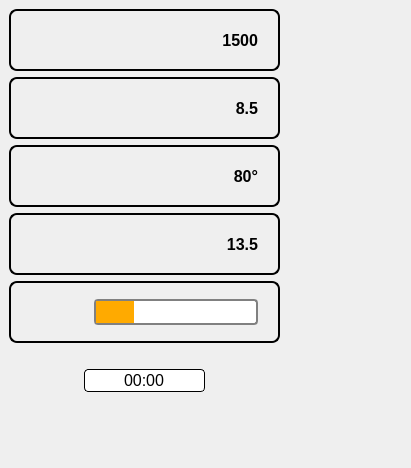
<?xml version="1.0" encoding="UTF-8"?>
<ui version="4.0">
 <class>WidgetStato</class>
 <widget class="QWidget" name="WidgetStato">
  <property name="geometry">
   <rect>
    <x>0</x>
    <y>0</y>
    <width>411</width>
    <height>468</height>
   </rect>
  </property>
  <property name="windowTitle">
   <string>Form</string>
  </property>
  <layout class="QGridLayout" name="gridLayout" rowstretch="0" columnstretch="0">
   <property name="sizeConstraint">
    <enum>QLayout::SetDefaultConstraint</enum>
   </property>
   <property name="leftMargin">
    <number>0</number>
   </property>
   <property name="topMargin">
    <number>0</number>
   </property>
   <property name="rightMargin">
    <number>0</number>
   </property>
   <property name="bottomMargin">
    <number>0</number>
   </property>
   <property name="spacing">
    <number>0</number>
   </property>
   <item row="0" column="0">
    <widget class="QStackedWidget" name="stackedWidget_Stato">
     <widget class="QWidget" name="page_Motore">
      <layout class="QGridLayout" name="gridLayout_2" rowstretch="15,15,15,15,15,15,10" columnstretch="70,30">
       <item row="4" column="0">
        <widget class="QFrame" name="frame_Gasolio">
         <property name="sizePolicy">
          <sizepolicy hsizetype="Expanding" vsizetype="Expanding">
           <horstretch>0</horstretch>
           <verstretch>0</verstretch>
          </sizepolicy>
         </property>
         <property name="styleSheet">
          <string notr="true">.QFrame{
border-width: 2px;
border-style: solid; 
border-radius: 8px; 
border-color: rgb(0, 0, 0);
}</string>
         </property>
         <property name="frameShape">
          <enum>QFrame::StyledPanel</enum>
         </property>
         <property name="frameShadow">
          <enum>QFrame::Raised</enum>
         </property>
         <layout class="QHBoxLayout" name="horizontalLayout_5" stretch="30,70">
          <property name="spacing">
           <number>2</number>
          </property>
          <property name="leftMargin">
           <number>10</number>
          </property>
          <property name="topMargin">
           <number>0</number>
          </property>
          <property name="rightMargin">
           <number>20</number>
          </property>
          <property name="bottomMargin">
           <number>0</number>
          </property>
          <item>
           <widget class="QPushButton" name="pushButton_Gasolio">
            <property name="sizePolicy">
             <sizepolicy hsizetype="Expanding" vsizetype="Expanding">
              <horstretch>0</horstretch>
              <verstretch>0</verstretch>
             </sizepolicy>
            </property>
            <property name="focusPolicy">
             <enum>Qt::NoFocus</enum>
            </property>
            <property name="styleSheet">
             <string notr="true">QPushButton{
border-width: 0px;
border-style: solid; 
border-color: rgb(0, 0, 0);
}
</string>
            </property>
            <property name="text">
             <string/>
            </property>
            <property name="icon">
             <iconset resource="resources.qrc">
              <normaloff>:/Resources/fuel.png</normaloff>:/Resources/fuel.png</iconset>
            </property>
            <property name="iconSize">
             <size>
              <width>32</width>
              <height>32</height>
             </size>
            </property>
           </widget>
          </item>
          <item>
           <widget class="QProgressBar" name="progressBar_Gasolio">
            <property name="styleSheet">
             <string notr="true">  QProgressBar {
      border: 2px solid grey;
      border-radius: 4px;
  }

  QProgressBar::chunk {
      background-color:  rgb(255, 170, 0);
  }</string>
            </property>
            <property name="value">
             <number>24</number>
            </property>
            <property name="alignment">
             <set>Qt::AlignCenter</set>
            </property>
            <property name="textVisible">
             <bool>false</bool>
            </property>
           </widget>
          </item>
         </layout>
        </widget>
       </item>
       <item row="3" column="0">
        <widget class="QFrame" name="frame_Batt">
         <property name="sizePolicy">
          <sizepolicy hsizetype="Expanding" vsizetype="Expanding">
           <horstretch>0</horstretch>
           <verstretch>0</verstretch>
          </sizepolicy>
         </property>
         <property name="styleSheet">
          <string notr="true">.QFrame{
border-width: 2px;
border-style: solid; 
border-radius: 8px; 
border-color: rgb(0, 0, 0);
}</string>
         </property>
         <property name="frameShape">
          <enum>QFrame::StyledPanel</enum>
         </property>
         <property name="frameShadow">
          <enum>QFrame::Raised</enum>
         </property>
         <layout class="QHBoxLayout" name="horizontalLayout_4" stretch="30,70">
          <property name="spacing">
           <number>2</number>
          </property>
          <property name="leftMargin">
           <number>10</number>
          </property>
          <property name="topMargin">
           <number>0</number>
          </property>
          <property name="rightMargin">
           <number>20</number>
          </property>
          <property name="bottomMargin">
           <number>0</number>
          </property>
          <item>
           <widget class="QPushButton" name="pushButton_Batt">
            <property name="sizePolicy">
             <sizepolicy hsizetype="Expanding" vsizetype="Expanding">
              <horstretch>0</horstretch>
              <verstretch>0</verstretch>
             </sizepolicy>
            </property>
            <property name="focusPolicy">
             <enum>Qt::NoFocus</enum>
            </property>
            <property name="styleSheet">
             <string notr="true">QPushButton{
border-width: 0px;
border-style: solid; 
border-color: rgb(0, 0, 0);
}
</string>
            </property>
            <property name="text">
             <string/>
            </property>
            <property name="icon">
             <iconset resource="resources.qrc">
              <normaloff>:/Resources/battery.png</normaloff>:/Resources/battery.png</iconset>
            </property>
            <property name="iconSize">
             <size>
              <width>32</width>
              <height>32</height>
             </size>
            </property>
           </widget>
          </item>
          <item>
           <widget class="QLabel" name="label_Batt">
            <property name="sizePolicy">
             <sizepolicy hsizetype="Expanding" vsizetype="Expanding">
              <horstretch>0</horstretch>
              <verstretch>0</verstretch>
             </sizepolicy>
            </property>
            <property name="font">
             <font>
              <pointsize>12</pointsize>
              <weight>75</weight>
              <bold>true</bold>
             </font>
            </property>
            <property name="text">
             <string>13.5</string>
            </property>
            <property name="alignment">
             <set>Qt::AlignRight|Qt::AlignTrailing|Qt::AlignVCenter</set>
            </property>
           </widget>
          </item>
         </layout>
        </widget>
       </item>
       <item row="2" column="0">
        <widget class="QFrame" name="frame_Temp">
         <property name="sizePolicy">
          <sizepolicy hsizetype="Expanding" vsizetype="Expanding">
           <horstretch>0</horstretch>
           <verstretch>0</verstretch>
          </sizepolicy>
         </property>
         <property name="styleSheet">
          <string notr="true">.QFrame{
border-width: 2px;
border-style: solid; 
border-radius: 8px; 
border-color: rgb(0, 0, 0);
}</string>
         </property>
         <property name="frameShape">
          <enum>QFrame::StyledPanel</enum>
         </property>
         <property name="frameShadow">
          <enum>QFrame::Raised</enum>
         </property>
         <layout class="QHBoxLayout" name="horizontalLayout_3" stretch="30,70">
          <property name="spacing">
           <number>2</number>
          </property>
          <property name="leftMargin">
           <number>10</number>
          </property>
          <property name="topMargin">
           <number>0</number>
          </property>
          <property name="rightMargin">
           <number>20</number>
          </property>
          <property name="bottomMargin">
           <number>0</number>
          </property>
          <item>
           <widget class="QPushButton" name="pushButton_Temp">
            <property name="sizePolicy">
             <sizepolicy hsizetype="Expanding" vsizetype="Expanding">
              <horstretch>0</horstretch>
              <verstretch>0</verstretch>
             </sizepolicy>
            </property>
            <property name="focusPolicy">
             <enum>Qt::NoFocus</enum>
            </property>
            <property name="styleSheet">
             <string notr="true">QPushButton{
border-width: 0px;
border-style: solid; 
border-color: rgb(0, 0, 0);
}
</string>
            </property>
            <property name="text">
             <string/>
            </property>
            <property name="icon">
             <iconset resource="resources.qrc">
              <normaloff>:/Resources/water.png</normaloff>:/Resources/water.png</iconset>
            </property>
            <property name="iconSize">
             <size>
              <width>32</width>
              <height>32</height>
             </size>
            </property>
           </widget>
          </item>
          <item>
           <widget class="QLabel" name="label_Temp">
            <property name="sizePolicy">
             <sizepolicy hsizetype="Expanding" vsizetype="Expanding">
              <horstretch>0</horstretch>
              <verstretch>0</verstretch>
             </sizepolicy>
            </property>
            <property name="font">
             <font>
              <pointsize>12</pointsize>
              <weight>75</weight>
              <bold>true</bold>
             </font>
            </property>
            <property name="text">
             <string>80°</string>
            </property>
            <property name="alignment">
             <set>Qt::AlignRight|Qt::AlignTrailing|Qt::AlignVCenter</set>
            </property>
           </widget>
          </item>
         </layout>
        </widget>
       </item>
       <item row="0" column="0">
        <widget class="QFrame" name="frame_RPM">
         <property name="sizePolicy">
          <sizepolicy hsizetype="Expanding" vsizetype="Expanding">
           <horstretch>0</horstretch>
           <verstretch>0</verstretch>
          </sizepolicy>
         </property>
         <property name="styleSheet">
          <string notr="true">.QFrame{
border-width: 2px;
border-style: solid; 
border-radius: 8px; 
border-color: rgb(0, 0, 0);
}</string>
         </property>
         <property name="frameShape">
          <enum>QFrame::StyledPanel</enum>
         </property>
         <property name="frameShadow">
          <enum>QFrame::Raised</enum>
         </property>
         <layout class="QHBoxLayout" name="horizontalLayout" stretch="30,70">
          <property name="spacing">
           <number>2</number>
          </property>
          <property name="leftMargin">
           <number>10</number>
          </property>
          <property name="topMargin">
           <number>0</number>
          </property>
          <property name="rightMargin">
           <number>20</number>
          </property>
          <property name="bottomMargin">
           <number>0</number>
          </property>
          <item>
           <widget class="QPushButton" name="pushButton_RPM">
            <property name="sizePolicy">
             <sizepolicy hsizetype="Expanding" vsizetype="Expanding">
              <horstretch>0</horstretch>
              <verstretch>0</verstretch>
             </sizepolicy>
            </property>
            <property name="focusPolicy">
             <enum>Qt::NoFocus</enum>
            </property>
            <property name="styleSheet">
             <string notr="true">QPushButton{
border-width: 0px;
border-style: solid; 
border-color: rgb(0, 0, 0);
}
</string>
            </property>
            <property name="text">
             <string/>
            </property>
            <property name="icon">
             <iconset resource="resources.qrc">
              <normaloff>:/Resources/RPM.png</normaloff>:/Resources/RPM.png</iconset>
            </property>
            <property name="iconSize">
             <size>
              <width>32</width>
              <height>32</height>
             </size>
            </property>
           </widget>
          </item>
          <item>
           <widget class="QLabel" name="label_RPM">
            <property name="sizePolicy">
             <sizepolicy hsizetype="Expanding" vsizetype="Expanding">
              <horstretch>0</horstretch>
              <verstretch>0</verstretch>
             </sizepolicy>
            </property>
            <property name="font">
             <font>
              <pointsize>12</pointsize>
              <weight>75</weight>
              <bold>true</bold>
             </font>
            </property>
            <property name="text">
             <string>1500</string>
            </property>
            <property name="alignment">
             <set>Qt::AlignRight|Qt::AlignTrailing|Qt::AlignVCenter</set>
            </property>
           </widget>
          </item>
         </layout>
        </widget>
       </item>
       <item row="1" column="0">
        <widget class="QFrame" name="frame_Press">
         <property name="sizePolicy">
          <sizepolicy hsizetype="Expanding" vsizetype="Expanding">
           <horstretch>0</horstretch>
           <verstretch>0</verstretch>
          </sizepolicy>
         </property>
         <property name="styleSheet">
          <string notr="true">.QFrame{
border-width: 2px;
border-style: solid; 
border-radius: 8px; 
border-color: rgb(0, 0, 0);
}</string>
         </property>
         <property name="frameShape">
          <enum>QFrame::StyledPanel</enum>
         </property>
         <property name="frameShadow">
          <enum>QFrame::Raised</enum>
         </property>
         <layout class="QHBoxLayout" name="horizontalLayout_2" stretch="30,70">
          <property name="spacing">
           <number>2</number>
          </property>
          <property name="leftMargin">
           <number>10</number>
          </property>
          <property name="topMargin">
           <number>0</number>
          </property>
          <property name="rightMargin">
           <number>20</number>
          </property>
          <property name="bottomMargin">
           <number>0</number>
          </property>
          <item>
           <widget class="QPushButton" name="pushButton_Press">
            <property name="sizePolicy">
             <sizepolicy hsizetype="Expanding" vsizetype="Expanding">
              <horstretch>0</horstretch>
              <verstretch>0</verstretch>
             </sizepolicy>
            </property>
            <property name="focusPolicy">
             <enum>Qt::NoFocus</enum>
            </property>
            <property name="styleSheet">
             <string notr="true">QPushButton{
border-width: 0px;
border-style: solid; 
border-color: rgb(0, 0, 0);
}
</string>
            </property>
            <property name="text">
             <string/>
            </property>
            <property name="icon">
             <iconset resource="resources.qrc">
              <normaloff>:/Resources/BAR.png</normaloff>:/Resources/BAR.png</iconset>
            </property>
            <property name="iconSize">
             <size>
              <width>32</width>
              <height>32</height>
             </size>
            </property>
           </widget>
          </item>
          <item>
           <widget class="QLabel" name="label_Press">
            <property name="sizePolicy">
             <sizepolicy hsizetype="Expanding" vsizetype="Expanding">
              <horstretch>0</horstretch>
              <verstretch>0</verstretch>
             </sizepolicy>
            </property>
            <property name="font">
             <font>
              <pointsize>12</pointsize>
              <weight>75</weight>
              <bold>true</bold>
             </font>
            </property>
            <property name="text">
             <string>8.5</string>
            </property>
            <property name="alignment">
             <set>Qt::AlignRight|Qt::AlignTrailing|Qt::AlignVCenter</set>
            </property>
           </widget>
          </item>
         </layout>
        </widget>
       </item>
       <item row="6" column="0" colspan="2">
        <widget class="QFrame" name="frame_Alarm">
         <property name="sizePolicy">
          <sizepolicy hsizetype="Expanding" vsizetype="Expanding">
           <horstretch>0</horstretch>
           <verstretch>0</verstretch>
          </sizepolicy>
         </property>
         <property name="frameShape">
          <enum>QFrame::NoFrame</enum>
         </property>
         <property name="frameShadow">
          <enum>QFrame::Raised</enum>
         </property>
        </widget>
       </item>
       <item row="5" column="0">
        <widget class="QFrame" name="frame_Timer">
         <property name="sizePolicy">
          <sizepolicy hsizetype="Expanding" vsizetype="Expanding">
           <horstretch>0</horstretch>
           <verstretch>0</verstretch>
          </sizepolicy>
         </property>
         <property name="styleSheet">
          <string notr="true"/>
         </property>
         <property name="frameShape">
          <enum>QFrame::NoFrame</enum>
         </property>
         <property name="frameShadow">
          <enum>QFrame::Raised</enum>
         </property>
         <layout class="QHBoxLayout" name="horizontalLayout_8" stretch="20,5,50,5,20">
          <property name="topMargin">
           <number>20</number>
          </property>
          <property name="bottomMargin">
           <number>20</number>
          </property>
          <item>
           <widget class="QPushButton" name="pushButton_Dec">
            <property name="sizePolicy">
             <sizepolicy hsizetype="Expanding" vsizetype="Expanding">
              <horstretch>0</horstretch>
              <verstretch>0</verstretch>
             </sizepolicy>
            </property>
            <property name="focusPolicy">
             <enum>Qt::NoFocus</enum>
            </property>
            <property name="styleSheet">
             <string notr="true">QPushButton{
border-width: 0px;
border-style: solid; 
border-color: rgb(0, 0, 0);
outline: none;
}
</string>
            </property>
            <property name="text">
             <string/>
            </property>
            <property name="icon">
             <iconset resource="resources.qrc">
              <normaloff>:/Resources/minus.png</normaloff>:/Resources/minus.png</iconset>
            </property>
            <property name="iconSize">
             <size>
              <width>32</width>
              <height>32</height>
             </size>
            </property>
            <property name="autoRepeat">
             <bool>true</bool>
            </property>
            <property name="autoRepeatDelay">
             <number>300</number>
            </property>
            <property name="autoRepeatInterval">
             <number>100</number>
            </property>
           </widget>
          </item>
          <item>
           <spacer name="horizontalSpacer">
            <property name="orientation">
             <enum>Qt::Horizontal</enum>
            </property>
            <property name="sizeHint" stdset="0">
             <size>
              <width>40</width>
              <height>20</height>
             </size>
            </property>
           </spacer>
          </item>
          <item>
           <widget class="QLineEdit" name="lineEdit_Timer">
            <property name="sizePolicy">
             <sizepolicy hsizetype="Expanding" vsizetype="Expanding">
              <horstretch>0</horstretch>
              <verstretch>0</verstretch>
             </sizepolicy>
            </property>
            <property name="font">
             <font>
              <pointsize>12</pointsize>
             </font>
            </property>
            <property name="styleSheet">
             <string notr="true">QLineEdit{
border-width: 1px;
border-style: solid; 
border-radius: 4px; 
border-color: rgb(0, 0, 0);
}</string>
            </property>
            <property name="text">
             <string>00:00</string>
            </property>
            <property name="alignment">
             <set>Qt::AlignCenter</set>
            </property>
            <property name="readOnly">
             <bool>true</bool>
            </property>
           </widget>
          </item>
          <item>
           <spacer name="horizontalSpacer_2">
            <property name="orientation">
             <enum>Qt::Horizontal</enum>
            </property>
            <property name="sizeHint" stdset="0">
             <size>
              <width>40</width>
              <height>20</height>
             </size>
            </property>
           </spacer>
          </item>
          <item>
           <widget class="QPushButton" name="pushButton_Inc">
            <property name="sizePolicy">
             <sizepolicy hsizetype="Expanding" vsizetype="Expanding">
              <horstretch>0</horstretch>
              <verstretch>0</verstretch>
             </sizepolicy>
            </property>
            <property name="focusPolicy">
             <enum>Qt::NoFocus</enum>
            </property>
            <property name="styleSheet">
             <string notr="true">QPushButton{
border-width: 0px;
border-style: solid; 
border-color: rgb(0, 0, 0);
outline: none;
}
</string>
            </property>
            <property name="text">
             <string/>
            </property>
            <property name="icon">
             <iconset resource="resources.qrc">
              <normaloff>:/Resources/plus.png</normaloff>:/Resources/plus.png</iconset>
            </property>
            <property name="iconSize">
             <size>
              <width>32</width>
              <height>32</height>
             </size>
            </property>
            <property name="autoRepeat">
             <bool>true</bool>
            </property>
            <property name="autoRepeatInterval">
             <number>100</number>
            </property>
           </widget>
          </item>
         </layout>
        </widget>
       </item>
       <item row="0" column="1" rowspan="6">
        <widget class="QFrame" name="frame_Puls">
         <property name="sizePolicy">
          <sizepolicy hsizetype="Expanding" vsizetype="Expanding">
           <horstretch>0</horstretch>
           <verstretch>0</verstretch>
          </sizepolicy>
         </property>
         <property name="frameShape">
          <enum>QFrame::NoFrame</enum>
         </property>
         <property name="frameShadow">
          <enum>QFrame::Raised</enum>
         </property>
         <layout class="QVBoxLayout" name="verticalLayout">
          <property name="leftMargin">
           <number>0</number>
          </property>
          <property name="topMargin">
           <number>0</number>
          </property>
          <property name="rightMargin">
           <number>0</number>
          </property>
          <property name="bottomMargin">
           <number>0</number>
          </property>
          <item>
           <widget class="QPushButton" name="pushButton_STOP">
            <property name="sizePolicy">
             <sizepolicy hsizetype="Expanding" vsizetype="Expanding">
              <horstretch>0</horstretch>
              <verstretch>0</verstretch>
             </sizepolicy>
            </property>
            <property name="focusPolicy">
             <enum>Qt::NoFocus</enum>
            </property>
            <property name="styleSheet">
             <string notr="true">QPushButton{
border-width: 0px;
border-style: solid; 
border-color: rgb(0, 0, 0);
}
</string>
            </property>
            <property name="text">
             <string/>
            </property>
            <property name="icon">
             <iconset resource="resources.qrc">
              <normaloff>:/Resources/stop.png</normaloff>:/Resources/stop.png</iconset>
            </property>
            <property name="iconSize">
             <size>
              <width>32</width>
              <height>32</height>
             </size>
            </property>
           </widget>
          </item>
          <item>
           <widget class="QPushButton" name="pushButton_AUTO">
            <property name="sizePolicy">
             <sizepolicy hsizetype="Expanding" vsizetype="Expanding">
              <horstretch>0</horstretch>
              <verstretch>0</verstretch>
             </sizepolicy>
            </property>
            <property name="focusPolicy">
             <enum>Qt::NoFocus</enum>
            </property>
            <property name="styleSheet">
             <string notr="true">QPushButton{
border-width: 0px;
border-style: solid; 
border-color: rgb(0, 0, 0);
}
</string>
            </property>
            <property name="text">
             <string/>
            </property>
            <property name="icon">
             <iconset resource="resources.qrc">
              <normaloff>:/Resources/auto.png</normaloff>:/Resources/auto.png</iconset>
            </property>
            <property name="iconSize">
             <size>
              <width>32</width>
              <height>32</height>
             </size>
            </property>
           </widget>
          </item>
          <item>
           <widget class="QPushButton" name="pushButton_ESCL">
            <property name="sizePolicy">
             <sizepolicy hsizetype="Expanding" vsizetype="Expanding">
              <horstretch>0</horstretch>
              <verstretch>0</verstretch>
             </sizepolicy>
            </property>
            <property name="focusPolicy">
             <enum>Qt::NoFocus</enum>
            </property>
            <property name="styleSheet">
             <string notr="true">QPushButton{
border-width: 0px;
border-style: solid; 
border-color: rgb(0, 0, 0);
}
</string>
            </property>
            <property name="text">
             <string/>
            </property>
            <property name="icon">
             <iconset resource="resources.qrc">
              <normaloff>:/Resources/esclusione.png</normaloff>:/Resources/esclusione.png</iconset>
            </property>
            <property name="iconSize">
             <size>
              <width>32</width>
              <height>32</height>
             </size>
            </property>
           </widget>
          </item>
          <item>
           <widget class="QPushButton" name="pushButton_PIU">
            <property name="sizePolicy">
             <sizepolicy hsizetype="Expanding" vsizetype="Expanding">
              <horstretch>0</horstretch>
              <verstretch>0</verstretch>
             </sizepolicy>
            </property>
            <property name="focusPolicy">
             <enum>Qt::NoFocus</enum>
            </property>
            <property name="styleSheet">
             <string notr="true">QPushButton{
border-width: 0px;
border-style: solid; 
border-color: rgb(0, 0, 0);
}
</string>
            </property>
            <property name="text">
             <string/>
            </property>
            <property name="icon">
             <iconset resource="resources.qrc">
              <normaloff>:/Resources/piu.png</normaloff>:/Resources/piu.png</iconset>
            </property>
            <property name="iconSize">
             <size>
              <width>32</width>
              <height>32</height>
             </size>
            </property>
           </widget>
          </item>
          <item>
           <widget class="QPushButton" name="pushButton_MENO">
            <property name="sizePolicy">
             <sizepolicy hsizetype="Expanding" vsizetype="Expanding">
              <horstretch>0</horstretch>
              <verstretch>0</verstretch>
             </sizepolicy>
            </property>
            <property name="focusPolicy">
             <enum>Qt::NoFocus</enum>
            </property>
            <property name="styleSheet">
             <string notr="true">QPushButton{
border-width: 0px;
border-style: solid; 
border-color: rgb(0, 0, 0);
}
</string>
            </property>
            <property name="text">
             <string/>
            </property>
            <property name="icon">
             <iconset resource="resources.qrc">
              <normaloff>:/Resources/meno.png</normaloff>:/Resources/meno.png</iconset>
            </property>
            <property name="iconSize">
             <size>
              <width>32</width>
              <height>32</height>
             </size>
            </property>
           </widget>
          </item>
          <item>
           <widget class="QPushButton" name="pushButton_TIMER">
            <property name="sizePolicy">
             <sizepolicy hsizetype="Expanding" vsizetype="Expanding">
              <horstretch>0</horstretch>
              <verstretch>0</verstretch>
             </sizepolicy>
            </property>
            <property name="focusPolicy">
             <enum>Qt::NoFocus</enum>
            </property>
            <property name="styleSheet">
             <string notr="true">QPushButton{
border-width: 0px;
border-style: solid; 
border-color: rgb(0, 0, 0);
}
</string>
            </property>
            <property name="text">
             <string/>
            </property>
            <property name="icon">
             <iconset resource="resources.qrc">
              <normaloff>:/Resources/timer.png</normaloff>:/Resources/timer.png</iconset>
            </property>
            <property name="iconSize">
             <size>
              <width>32</width>
              <height>32</height>
             </size>
            </property>
           </widget>
          </item>
         </layout>
        </widget>
       </item>
      </layout>
     </widget>
     <widget class="QWidget" name="page_Allarme">
      <layout class="QGridLayout" name="gridLayout_3" rowstretch="15,30,15,20,20">
       <item row="1" column="0">
        <widget class="QPushButton" name="pushButton_Allarme">
         <property name="sizePolicy">
          <sizepolicy hsizetype="Expanding" vsizetype="Expanding">
           <horstretch>0</horstretch>
           <verstretch>0</verstretch>
          </sizepolicy>
         </property>
         <property name="minimumSize">
          <size>
           <width>1</width>
           <height>1</height>
          </size>
         </property>
         <property name="focusPolicy">
          <enum>Qt::NoFocus</enum>
         </property>
         <property name="styleSheet">
          <string notr="true">QPushButton{
border-width: 0px;
border-style: solid; 
border-color: rgb(0, 0, 0);
}
</string>
         </property>
         <property name="text">
          <string/>
         </property>
         <property name="icon">
          <iconset resource="resources.qrc">
           <normaloff>:/Resources/Allarme.png</normaloff>:/Resources/Allarme.png</iconset>
         </property>
         <property name="iconSize">
          <size>
           <width>32</width>
           <height>32</height>
          </size>
         </property>
         <property name="flat">
          <bool>true</bool>
         </property>
        </widget>
       </item>
       <item row="3" column="0">
        <widget class="QLabel" name="label_Allarme">
         <property name="font">
          <font>
           <pointsize>28</pointsize>
           <weight>75</weight>
           <bold>true</bold>
          </font>
         </property>
         <property name="text">
          <string>Nome allarme</string>
         </property>
         <property name="alignment">
          <set>Qt::AlignCenter</set>
         </property>
        </widget>
       </item>
       <item row="0" column="0">
        <spacer name="verticalSpacer">
         <property name="orientation">
          <enum>Qt::Vertical</enum>
         </property>
         <property name="sizeHint" stdset="0">
          <size>
           <width>20</width>
           <height>40</height>
          </size>
         </property>
        </spacer>
       </item>
       <item row="2" column="0">
        <spacer name="verticalSpacer_2">
         <property name="orientation">
          <enum>Qt::Vertical</enum>
         </property>
         <property name="sizeHint" stdset="0">
          <size>
           <width>20</width>
           <height>40</height>
          </size>
         </property>
        </spacer>
       </item>
       <item row="4" column="0">
        <spacer name="verticalSpacer_3">
         <property name="orientation">
          <enum>Qt::Vertical</enum>
         </property>
         <property name="sizeHint" stdset="0">
          <size>
           <width>20</width>
           <height>40</height>
          </size>
         </property>
        </spacer>
       </item>
      </layout>
     </widget>
    </widget>
   </item>
  </layout>
 </widget>
 <resources>
  <include location="resources.qrc"/>
 </resources>
 <connections/>
</ui>
